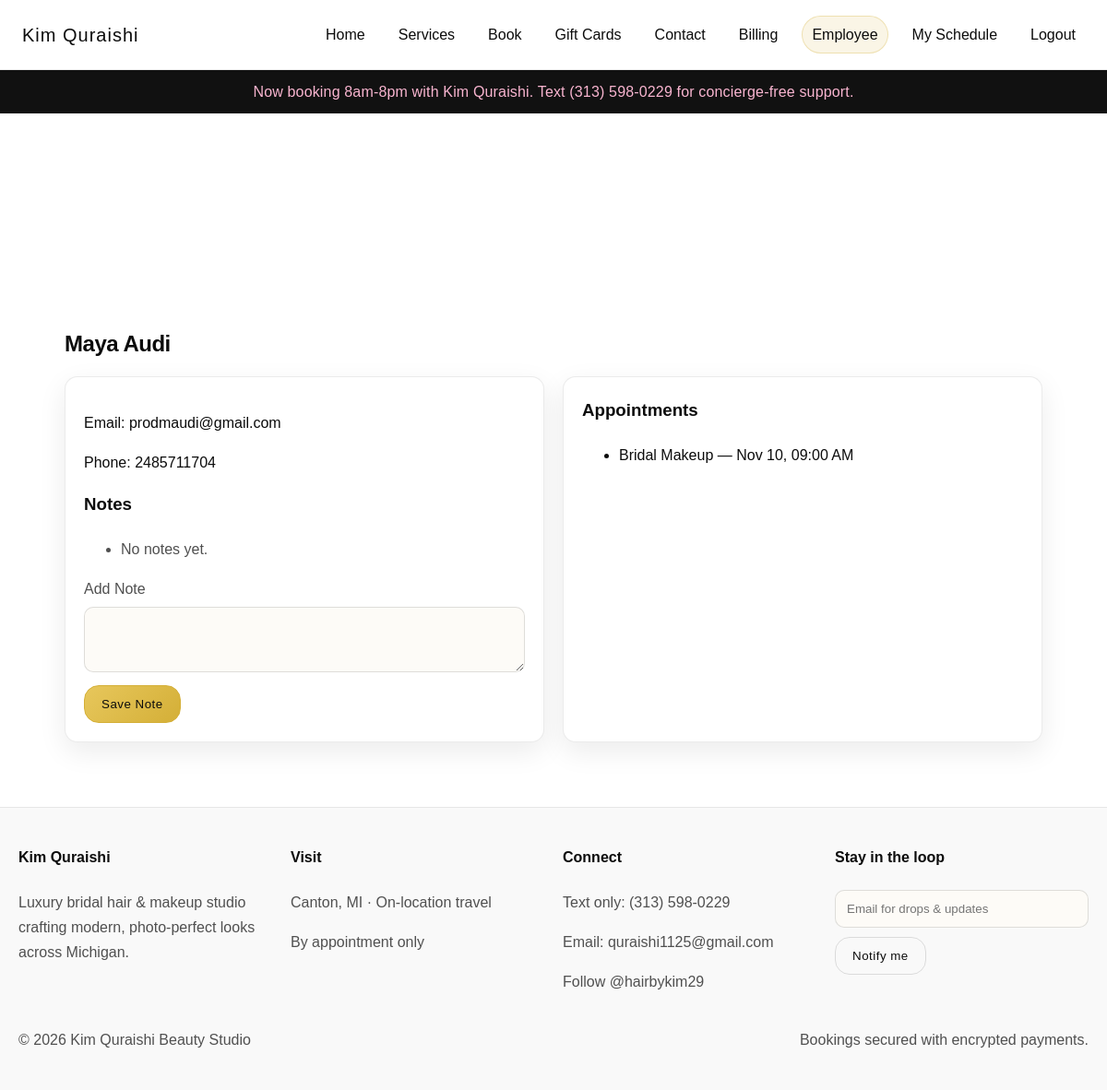
The page /clients/1 (signed in) on the database its author committed.
### tables this page shows
CREATE TABLE users (
            id INTEGER PRIMARY KEY AUTOINCREMENT,
            name TEXT NOT NULL,
            email TEXT UNIQUE NOT NULL,
            phone TEXT,
            role TEXT NOT NULL,
            password_hash TEXT NOT NULL,
            created_at TEXT DEFAULT CURRENT_TIMESTAMP
        );

CREATE TABLE site_settings (
            key TEXT PRIMARY KEY,
            value TEXT,
            updated_at TEXT DEFAULT CURRENT_TIMESTAMP
        );

CREATE TABLE clients (
            id INTEGER PRIMARY KEY AUTOINCREMENT,
            name TEXT NOT NULL,
            email TEXT,
            phone TEXT,
            notes TEXT,
            created_at TEXT DEFAULT CURRENT_TIMESTAMP
        );

CREATE TABLE appointments (
            id INTEGER PRIMARY KEY AUTOINCREMENT,
            client_id INTEGER,
            service_id INTEGER,
            employee_id INTEGER,
            start_time TEXT,
            status TEXT,
            notes TEXT,
            payment_intent_id TEXT,
            payment_status TEXT,
            amount_cents INTEGER,
            created_at TEXT DEFAULT CURRENT_TIMESTAMP,
            FOREIGN KEY(client_id) REFERENCES clients(id),
            FOREIGN KEY(service_id) REFERENCES services(id),
            FOREIGN KEY(employee_id) REFERENCES users(id)
        );

CREATE TABLE services (
            id INTEGER PRIMARY KEY AUTOINCREMENT,
            name TEXT NOT NULL,
            description TEXT,
            price_cents INTEGER NOT NULL,
            deposit_cents INTEGER NOT NULL,
            created_at TEXT DEFAULT CURRENT_TIMESTAMP
        , image_url TEXT, category TEXT, calendar_color TEXT, duration_minutes INTEGER, processing_minutes INTEGER, block_minutes INTEGER, require_deposit INTEGER);

### app.py (the view)
@app.route("/clients/<int:client_id>")
def client_profile(client_id):
    user = current_user()
    if not user or user["role"] not in {"employee", "admin"}:
        flash("Restricted.", "error")
        return redirect(url_for("login"))
    conn = get_db()
    client = conn.execute("SELECT * FROM clients WHERE id=?", (client_id,)).fetchone()
    visits = conn.execute(
        "SELECT a.*, s.name as service_name FROM appointments a LEFT JOIN services s ON a.service_id=s.id WHERE client_id=? ORDER BY datetime(start_time) DESC",
        (client_id,),
    ).fetchall()
    notes = conn.execute("SELECT n.*, u.name as author_name FROM client_notes n LEFT JOIN users u ON n.author_id=u.id WHERE client_id=? ORDER BY datetime(n.created_at) DESC", (client_id,)).fetchall()
    photos = conn.execute("SELECT * FROM client_photos WHERE client_id=? ORDER BY created_at DESC", (client_id,)).fetchall()
    conn.close()
    return render_template(
        "client_profile.html", client=client, visits=visits, notes=notes, photos=photos
    )

### app.py (called while the page is built)
def get_db():
    conn = sqlite3.connect(DATABASE)
    conn.row_factory = sqlite3.Row
    return conn

@app.template_filter("beauty_time")
def beauty_time(value: str | None):
    if not value:
        return ""
    try:
        dt = datetime.fromisoformat(value)
    except (TypeError, ValueError):
        return value
    return dt.strftime("%b %d, %I:%M %p")

def current_user():
    user_id = session.get("user_id")
    if not user_id:
        return None
    conn = get_db()
    user = conn.execute("SELECT * FROM users WHERE id=?", (user_id,)).fetchone()
    conn.close()
    return user

def get_setting(key: str, default: str = "") -> str:
    conn = get_db()
    row = conn.execute("SELECT value FROM site_settings WHERE key=?", (key,)).fetchone()
    conn.close()
    return row["value"] if row else default

@app.context_processor
def inject_user():
    return {
        "current_user": current_user(),
        "now": datetime.now,
        "announcement": get_setting("announcement", ""),
    }

### templates/client_profile.html
{% extends 'base.html' %}
{% block content %}
<section class="section">
    <h2 class="section-title">{{ client['name'] }}</h2>
    <div class="grid">
        <div class="card">
            <p>Email: {{ client['email'] }}</p>
            <p>Phone: {{ client['phone'] }}</p>
            <h3>Notes</h3>
            <ul>
                {% for note in notes %}
                <li>{{ note['note'] }} — <span class="muted">{{ note['author_name'] }}</span></li>
                {% else %}
                <li class="muted">No notes yet.</li>
                {% endfor %}
            </ul>
            <form method="post" action="{{ url_for('add_client_note', client_id=client['id']) }}">
                <div class="form-group">
                    <label>Add Note</label>
                    <textarea name="note" rows="3" required></textarea>
                </div>
                <button class="btn" type="submit">Save Note</button>
            </form>
        </div>
        <div class="card">
            <h3>Appointments</h3>
            <ul>
                {% for visit in visits %}
                <li>{{ visit['service_name'] }} — {{ visit['start_time']|beauty_time }}</li>
                {% else %}
                <li class="muted">No visits yet.</li>
                {% endfor %}
            </ul>
        </div>
    </div>
</section>
{% endblock %}

### templates/base.html (shortened to what this page needs)
<!doctype html>
<html lang="en">
<head>
    <link rel="stylesheet" href="{{ url_for('static', filename='styles.css') }}" />
</head>
<body class="bg-black luxe-bg">
    <nav class="navbar">
        <div class="brand">Kim Quraishi</div>
        <div class="nav-links" id="nav-links">
            <a href="{{ url_for('home') }}">Home</a>
            <a href="{{ url_for('services') }}">Services</a>
            <a href="{{ url_for('book') }}">Book</a>
            <a href="{{ url_for('gift_cards') }}">Gift Cards</a>
            <a href="{{ url_for('contact') }}">Contact</a>
            {% if current_user %}
                <a href="{{ url_for('billing') }}">Billing</a>
                <span class="badge">{{ current_user['role'].title() }}</span>
                {% if current_user['role'] == 'admin' %}
                <a href="{{ url_for('admin') }}">Admin</a>
                {% elif current_user['role'] == 'employee' %}
                <a href="{{ url_for('employee_dashboard') }}">My Schedule</a>
                {% endif %}
                <a href="{{ url_for('logout') }}">Logout</a>
            {% else %}
                <a href="{{ url_for('login') }}">Login</a>
                <a href="{{ url_for('signup') }}" class="pill">Sign Up</a>
            {% endif %}
        </div>
    </nav>
    {% if announcement %}
    <div class="announcement-bar">
        <div class="announcement-text">{{ announcement }}</div>
    </div>
    {% endif %}
    <main>
        <div class="section">
        </div>
        {% block content %}{% endblock %}
    </main>
    <footer class="footer">
        <div class="footer-grid">
            <div>
                <h4>Kim Quraishi</h4>
                <p>Luxury bridal hair &amp; makeup studio crafting modern, photo-perfect looks across Michigan.</p>
            </div>
            <div>
                <h4>Visit</h4>
                <p>Canton, MI · On-location travel</p>
                <p class="muted">By appointment only</p>
            </div>
            <div>
                <h4>Connect</h4>
                <p>Text only: <a href="tel:3135980229">(313) 598-0229</a></p>
                <p>Email: <a href="mailto:quraishi1125@gmail.com">quraishi1125@gmail.com</a></p>
                <p class="muted">Follow @hairbykim29</p>
            </div>
            <div>
                <h4>Stay in the loop</h4>
                <form>
                    <input type="email" placeholder="Email for drops & updates" />
                    <button class="btn ghost" type="button">Notify me</button>
                </form>
            </div>
        </div>
        <div class="footer-bottom">
            <span>© {{ now().year }} Kim Quraishi Beauty Studio</span>
            <span class="muted">Bookings secured with encrypted payments.</span>
        </div>
    </footer>
</body>
</html>

### static/styles.css (style rules this page uses)
:root { --ink: #0c0c0c; --canvas: #ffffff; --stone: #f4f4f4; --accent: #d4af37; --soft-accent: #f9f9f9; --text: #0c0c0c; --muted: #505050; }
* { box-sizing: border-box; }
body { margin: 0; font-family: 'HeadingNow74', 'HeadingNow96', sans-serif; color: var(--text); background: radial-gradient(circle at 20% 20%, rgba(212,175,55,0.06), transparent 35%), var(--canvas); min-height: 100vh; line-height: 1.7; }
.luxe-bg { background: var(--canvas); }
a { color: inherit; text-decoration: none; }
.navbar { display: flex; justify-content: space-between; align-items: center; padding: 16px 24px; border-bottom: 1px solid rgba(0,0,0,0.08); background: rgba(255,255,255,0.9); backdrop-filter: blur(6px); position: sticky; top: 0; z-index: 10; }
.brand { font-family: 'HeadingNow96', sans-serif; color: var(--ink); letter-spacing: 1px; font-size: 20px; }
.nav-links { display: flex; gap: 16px; align-items: center; flex-wrap: wrap; transition: max-height 0.3s ease, opacity 0.3s ease; }
.nav-links a, .nav-links .pill { padding: 8px 10px; border-radius: 10px; font-family: 'HeadingNow74', sans-serif; transition: background 0.2s ease; }
.btn { display: inline-block; padding: 12px 18px; background: linear-gradient(135deg, #e7c75c, var(--accent)); color: var(--ink); border-radius: 16px; border: 1px solid var(--accent); font-family: 'HeadingNow96', sans-serif; cursor: pointer; letter-spacing: 0.5px; transition: transform 0.2s ease, box-shadow 0.2s ease, background 0.2s ease; }
.btn.ghost { background: transparent; color: var(--ink); border: 1px solid rgba(0,0,0,0.12); }
.section { max-width: 1100px; margin: 0 auto; padding: 70px 20px; }
.section-title { font-family: 'HeadingNow96', sans-serif; color: var(--ink); margin-bottom: 14px; letter-spacing: -0.02em; }
.grid { display: grid; grid-template-columns: repeat(auto-fit, minmax(280px, 1fr)); gap: 20px; }
.card { background: #ffffff; border: 1px solid rgba(0,0,0,0.08); border-radius: 14px; padding: 20px; box-shadow: 0 10px 30px rgba(0,0,0,0.08); position: relative; overflow: hidden; }
.card::before { content: ''; position: absolute; inset: 0; background: linear-gradient(120deg, rgba(0,0,0,0.03), transparent 55%); opacity: 0; transition: opacity 0.3s ease; pointer-events: none; }
.card h3 { font-family: 'HeadingNow96', sans-serif; margin-top: 0; color: var(--ink); }
.muted { color: var(--muted); }
.badge { background: rgba(212,175,55,0.12); color: var(--ink); padding: 6px 10px; border-radius: 999px; font-family: 'HeadingNow74', sans-serif; border: 1px solid rgba(212,175,55,0.3); }
footer { background: var(--soft-accent); padding: 40px 20px; border-top: 1px solid rgba(0,0,0,0.08); }
.footer-grid { max-width: 1200px; margin: 0 auto; display: grid; grid-template-columns: repeat(auto-fit, minmax(220px, 1fr)); gap: 20px; align-items: start; }
.footer h4 { margin-top: 0; color: var(--ink); font-family: 'HeadingNow96', sans-serif; }
.footer p, .footer a { color: var(--muted); }
.footer form { display: flex; gap: 10px; flex-wrap: wrap; }
.footer input { flex: 1; min-width: 200px; }
.footer .muted { color: var(--muted); }
.footer-bottom { max-width: 1200px; margin: 20px auto 0; display: flex; justify-content: space-between; color: var(--muted); flex-wrap: wrap; gap: 10px; }
.form-group { display: flex; flex-direction: column; gap: 6px; margin-bottom: 14px; }
label { font-family: 'HeadingNow74', sans-serif; color: var(--muted); }
input, select, textarea { padding: 12px; border-radius: 10px; border: 1px solid rgba(0,0,0,0.12); background: #fdfbf7; color: var(--text); font-family: 'HeadingNow74', sans-serif; }
textarea { resize: vertical; }
.announcement-bar { background: #111; color: #f9b5d0; padding: 10px 16px; text-align: center; letter-spacing: 0.01em; }

### rows shown on the page
users: role "Employee"
site_settings: value "Now booking 8am-8pm with Kim Quraishi. Text (313) 598-0229 for concierge-free support."
clients: name "Maya Audi", email "prodmaudi@gmail.com", phone "2485711704"
appointments: service_name "Bridal Makeup", start_time|beauty_time "Nov 10, 09:00 AM"
